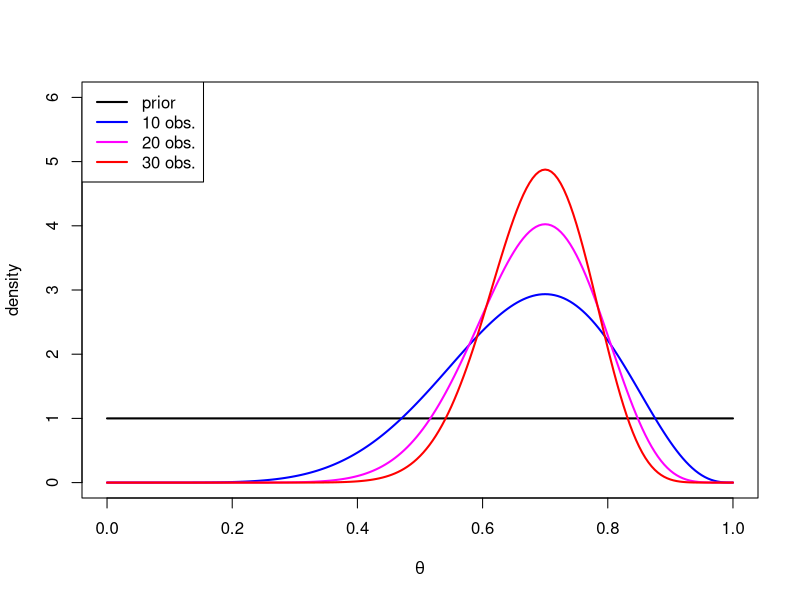
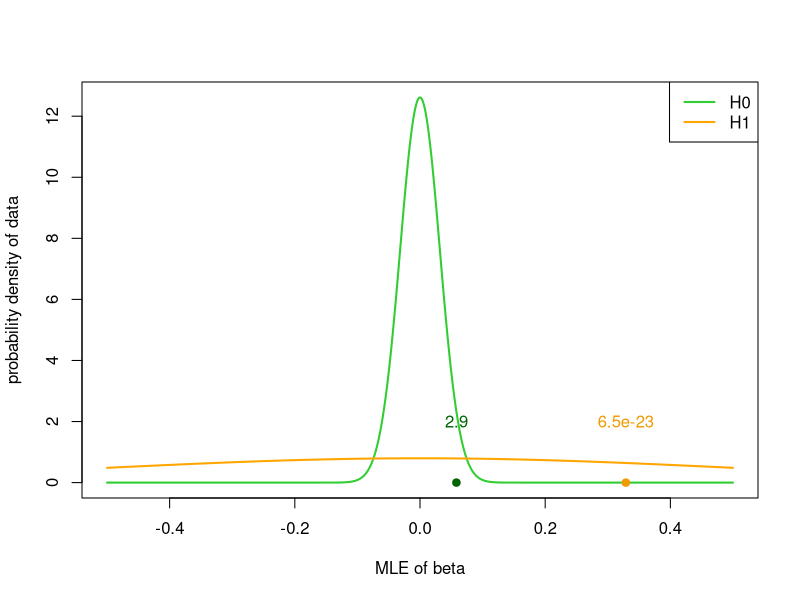
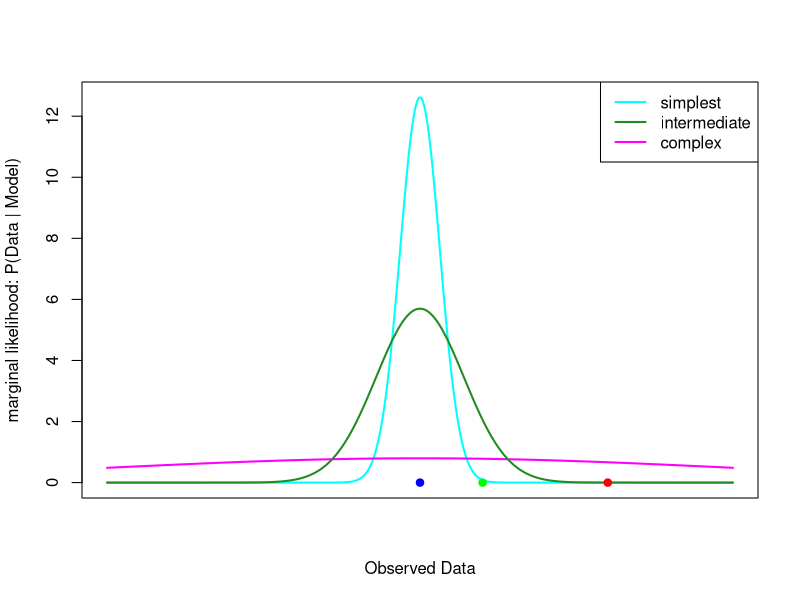
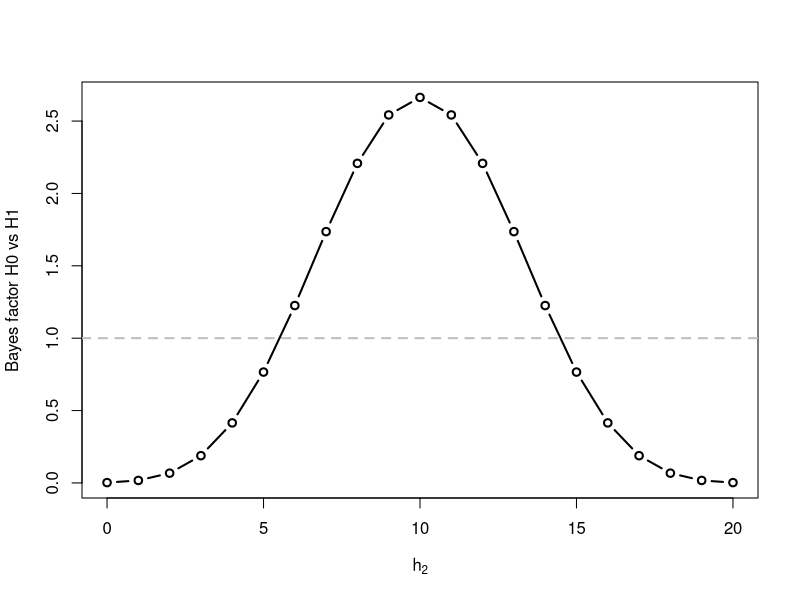
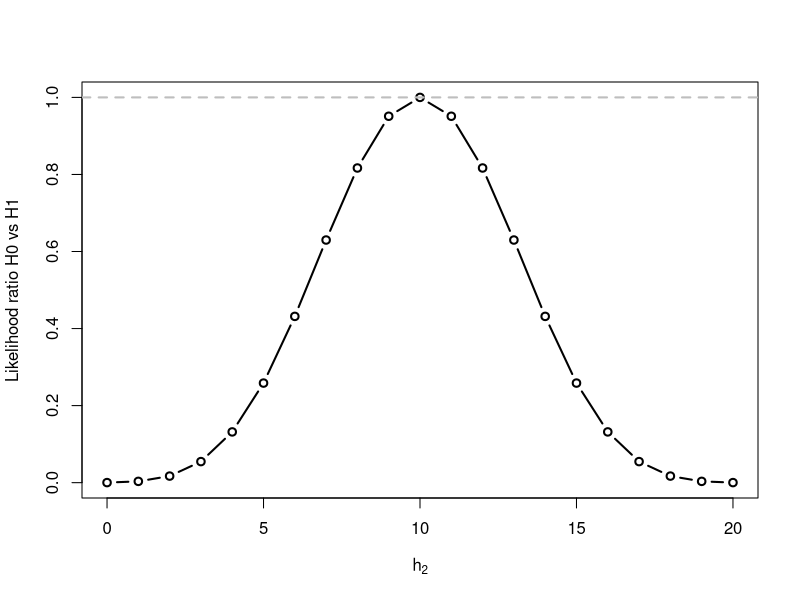

Reproduce these figures in R, in order.
## ---- chunk 1
knitr::opts_chunk$set(echo = TRUE) 
## ---- chunk 2
a = 0.99
b = 0.99
K = c(0.1, 0.001)
cbind(preval = K, PPV = a*K/(a*K+(1-b)*(1-K)))
## ---- chunk 3
n = c(0, 10, 20, 30)
H = c(0, 7, 14, 21)
cols = c("black", "blue", "magenta", "red")
x = seq(0, 1, 0.005)
plot(NULL, xlim = c(0,1), ylim = c(0,6), xlab = expression(theta), ylab = "density")
for(ii in 1:length(n)){
  y = dbeta(x, H[ii]+1, n[ii]-H[ii]+1)
  lines(x, y, col = cols[ii], lwd = 2)
}
legend("topleft", leg = c("prior","10 obs.","20 obs.","30 obs."), col = cols, lwd = 2)
## ---- chunk 4
p.T = 1e-6 
prior.odds = p.T / (1 - p.T) 
pwr = 1.0 #assume full power 
post.odds = 0.95 / (1 - 0.95) 
alpha = prior.odds*pwr/post.odds 
paste(signif(alpha,3)) 
## ---- chunk 5
set.seed(16102017) 
n = 1000
#sample size for SE calculation 
sigma = var.x = 1 
se = sigma/sqrt(n*var.x) #see HDS 0 notes for SE in linear model 
tau = 0.5 #prior standard deviation for H1

#Let's draw probability densities of "data" under the two models, H0 and H1 
#as a function of MLE estimate 
x = seq(-0.5, 0.5, by = 0.001)
y1 = dnorm(x, 0, sqrt(tau^2 + se^2) )
y0 = dnorm(x, 0, se)
plot(x, y0, t = "l", col = "limegreen", lwd = 2, 
     xlab = "MLE of beta", ylab = "probability density of data") 
lines(x, y1, col = "orange", lwd = 2) 
legend("topright", legend = c("H0","H1"), col = c("limegreen","orange"), lwd = 2)

#We make a shortcut and don't simulate data at all, but we simulate MLEs 
#Suppose we have two cases, first is null, second is alternative (beta=0.3)
b =c(0, 0.3) 
b.mle = rnorm(2, b, se) #these are simulated MLE estimates 
points(b.mle, c(0,0), pch = 19, col = c("darkgreen","orange2")) 
bf.01 = dnorm(b.mle, 0, se) / dnorm(b.mle, 0, sqrt(tau^2+se^2)) #Bayes factor between H0 and H1
text(b.mle[1], 2, signif(bf.01[1],2), col = "darkgreen") 
text(b.mle[2], 2, signif(bf.01[2],2), col = "orange2") 
## ---- chunk 6
post.odds = bf.01*(1 - 1e-6) / 1e-6 
post.prob = post.odds / (1 + post.odds) 
cbind(data = c("green","orange"), post.H0 = post.prob, post.odds = post.odds) 
## ---- chunk 7
pchisq( (b.mle / se)^2, df = 1, lower = F) 
## ---- chunk 8
se = 1/sqrt(1000) #see linear model part for SE formula 
tau = 0.5 #prior standard deviation for H1

x = seq(-0.5, 0.5, by = 0.001) 
y2 = dnorm(x, 0, sqrt(tau^2 + se^2)) 
y0 = dnorm(x, 0, se) 
y1 = dnorm(x, 0, sqrt((tau/8)^2 + se^2))
plot(x, y0, t = "l", col = "cyan", lwd = 2, xlab = "Observed Data", 
     ylab = "marginal likelihood: P(Data | Model)", xaxt = "n") 
lines(x, y2, col = "magenta", lwd = 2) 
lines(x, y1, col = "forestgreen", lwd = 2) 
legend("topright",c("simplest","intermediate","complex"),
       col = c("cyan","forestgreen","magenta"), lwd = 2)
b =c(0, 0.1, 0.3) 
points(b, c(0,0,0), pch = 19, col = c("blue","green","red")) 
## ---- chunk 9
n = 20
h1 = 10
h2 = 0:n
bf = beta(h1 + h2 + 1, 2*n - h1 - h2 + 1) / beta(h1 + 1, n - h1 + 1) / beta(h2 + 1, n - h2 + 1)
plot(h2, bf, t = "b", lwd = 2, xlab = expression(h[2]), ylab ="Bayes factor H0 vs H1") 
abline(h = 1, lty = 2, col = "gray", lwd=2)
## ---- chunk 10
lratio = ((h1 + h2)/(2*n))^(h1 + h2) * (1 - (h1 + h2)/(2*n))^(2*n - h1 - h2) / 
((h1/n)^h1 * (1 - h1/n)^(n - h1)) / ((h2/n)^h2 * (1 - h2/n)^(n - h2))
plot(h2, lratio, t = "b", lwd = 2, xlab = expression(h[2]), ylab ="Likelihood ratio H0 vs H1") 
abline(h = 1, lty = 2, col = "gray", lwd = 2)
## ---- chunk 11
p0 = 100 
pval0 = c(sort(runif(p0))) # null P-vals in order 
pval.all = c(pval0,rep(1e-10,10)) #add 10 known variants at the end of vector 
library(qvalue)

pval.all[1:5]

Qval0 = qvalue(pval0) 
Qval.all = qvalue(pval.all)

rbind(Qval0$qvalues[1:5], Qval.all$qvalues[1:5]) # Q-values 
rbind(Qval0$lfdr[1:5], Qval.all$lfdr[1:5]) # lfdr values 
